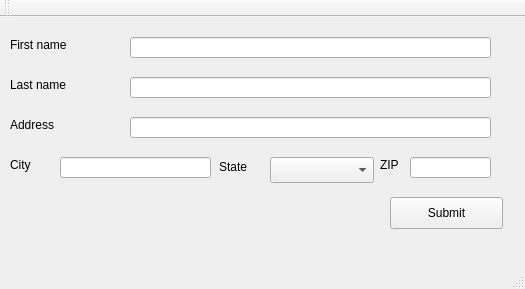
<?xml version="1.0" encoding="UTF-8"?>
<ui version="4.0">
 <class>MainWindow</class>
 <widget class="QMainWindow" name="MainWindow">
  <property name="geometry">
   <rect>
    <x>0</x>
    <y>0</y>
    <width>525</width>
    <height>289</height>
   </rect>
  </property>
  <property name="windowTitle">
   <string>MainWindow</string>
  </property>
  <widget class="QWidget" name="centralWidget">
   <widget class="QLabel" name="label_firstName">
    <property name="geometry">
     <rect>
      <x>10</x>
      <y>20</y>
      <width>101</width>
      <height>16</height>
     </rect>
    </property>
    <property name="text">
     <string>First name</string>
    </property>
   </widget>
   <widget class="QLabel" name="label_lastName">
    <property name="geometry">
     <rect>
      <x>10</x>
      <y>60</y>
      <width>111</width>
      <height>16</height>
     </rect>
    </property>
    <property name="text">
     <string>Last name</string>
    </property>
   </widget>
   <widget class="QLabel" name="label_address">
    <property name="geometry">
     <rect>
      <x>10</x>
      <y>100</y>
      <width>101</width>
      <height>16</height>
     </rect>
    </property>
    <property name="text">
     <string>Address</string>
    </property>
   </widget>
   <widget class="QLabel" name="label_city">
    <property name="geometry">
     <rect>
      <x>10</x>
      <y>140</y>
      <width>60</width>
      <height>16</height>
     </rect>
    </property>
    <property name="text">
     <string>City</string>
    </property>
   </widget>
   <widget class="QLabel" name="label_state">
    <property name="geometry">
     <rect>
      <x>219</x>
      <y>140</y>
      <width>51</width>
      <height>20</height>
     </rect>
    </property>
    <property name="text">
     <string>State</string>
    </property>
   </widget>
   <widget class="QLabel" name="label_zip">
    <property name="geometry">
     <rect>
      <x>380</x>
      <y>140</y>
      <width>31</width>
      <height>16</height>
     </rect>
    </property>
    <property name="text">
     <string>ZIP</string>
    </property>
   </widget>
   <widget class="QComboBox" name="CB_state">
    <property name="geometry">
     <rect>
      <x>270</x>
      <y>140</y>
      <width>104</width>
      <height>26</height>
     </rect>
    </property>
   </widget>
   <widget class="QLineEdit" name="TE_firstName">
    <property name="geometry">
     <rect>
      <x>130</x>
      <y>20</y>
      <width>361</width>
      <height>21</height>
     </rect>
    </property>
   </widget>
   <widget class="QLineEdit" name="TE_lastName">
    <property name="geometry">
     <rect>
      <x>130</x>
      <y>60</y>
      <width>361</width>
      <height>21</height>
     </rect>
    </property>
   </widget>
   <widget class="QLineEdit" name="TE_address">
    <property name="geometry">
     <rect>
      <x>130</x>
      <y>100</y>
      <width>361</width>
      <height>21</height>
     </rect>
    </property>
   </widget>
   <widget class="QLineEdit" name="TE_city">
    <property name="geometry">
     <rect>
      <x>60</x>
      <y>140</y>
      <width>151</width>
      <height>21</height>
     </rect>
    </property>
   </widget>
   <widget class="QLineEdit" name="TE_ZIP">
    <property name="geometry">
     <rect>
      <x>410</x>
      <y>140</y>
      <width>81</width>
      <height>21</height>
     </rect>
    </property>
   </widget>
   <widget class="QPushButton" name="BTN_submit">
    <property name="geometry">
     <rect>
      <x>390</x>
      <y>180</y>
      <width>113</width>
      <height>32</height>
     </rect>
    </property>
    <property name="text">
     <string>Submit</string>
    </property>
   </widget>
  </widget>
  <widget class="QMenuBar" name="menuBar">
   <property name="geometry">
    <rect>
     <x>0</x>
     <y>0</y>
     <width>525</width>
     <height>22</height>
    </rect>
   </property>
  </widget>
  <widget class="QToolBar" name="mainToolBar">
   <attribute name="toolBarArea">
    <enum>TopToolBarArea</enum>
   </attribute>
   <attribute name="toolBarBreak">
    <bool>false</bool>
   </attribute>
  </widget>
  <widget class="QStatusBar" name="statusBar"/>
 </widget>
 <layoutdefault spacing="6" margin="11"/>
 <resources/>
 <connections/>
</ui>
